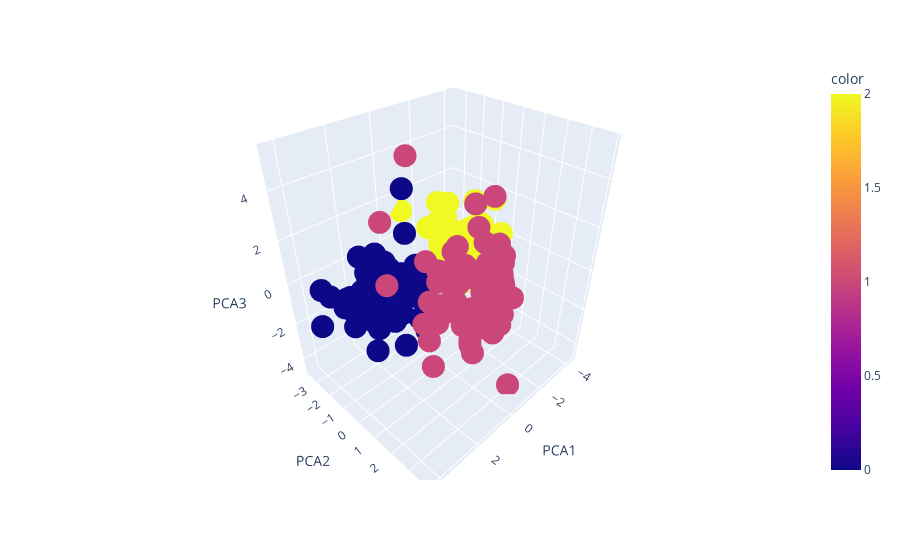

Here is the notebook cell this chart was saved with:
### Markdown cell above
### `this will be used for ML models`

### Code cell
import plotly.express as px
px.scatter_3d(pca_data,x='PCA1',y='PCA2',z='PCA3',color=y)

### Figure 1 — Plotly figure (JSON) as saved in the notebook; plotly's stock layout.template omitted (floating-point values rounded to 4 significant figures; data arrays with more than 128 entries replaced by an {"elided": "..."} marker saying what was removed)
{"data": [{"hovertemplate": "PCA1=%{x}<br>PCA2=%{y}<br>PCA3=%{z}<br>color=%{marker.color}<extra></extra>", "legendgroup": "", "marker": {"color": {"elided": "178 int values"}, "coloraxis": "coloraxis", "symbol": "circle"}, "mode": "markers", "name": "", "scene": "scene", "showlegend": false, "type": "scatter3d", "x": {"elided": "178 float values"}, "y": {"elided": "178 float values"}, "z": {"elided": "178 float values"}}], "layout": {"coloraxis": {"colorbar": {"title": {"text": "color"}}, "colorscale": [[0, "#0d0887"], [0.1111, "#46039f"], [0.2222, "#7201a8"], [0.3333, "#9c179e"], [0.4444, "#bd3786"], [0.5556, "#d8576b"], [0.6667, "#ed7953"], [0.7778, "#fb9f3a"], [0.8889, "#fdca26"], [1, "#f0f921"]]}, "legend": {"tracegroupgap": 0}, "margin": {"t": 60}, "scene": {"domain": {"x": [0, 1], "y": [0, 1]}, "xaxis": {"title": {"text": "PCA1"}}, "yaxis": {"title": {"text": "PCA2"}}, "zaxis": {"title": {"text": "PCA3"}}}}}
